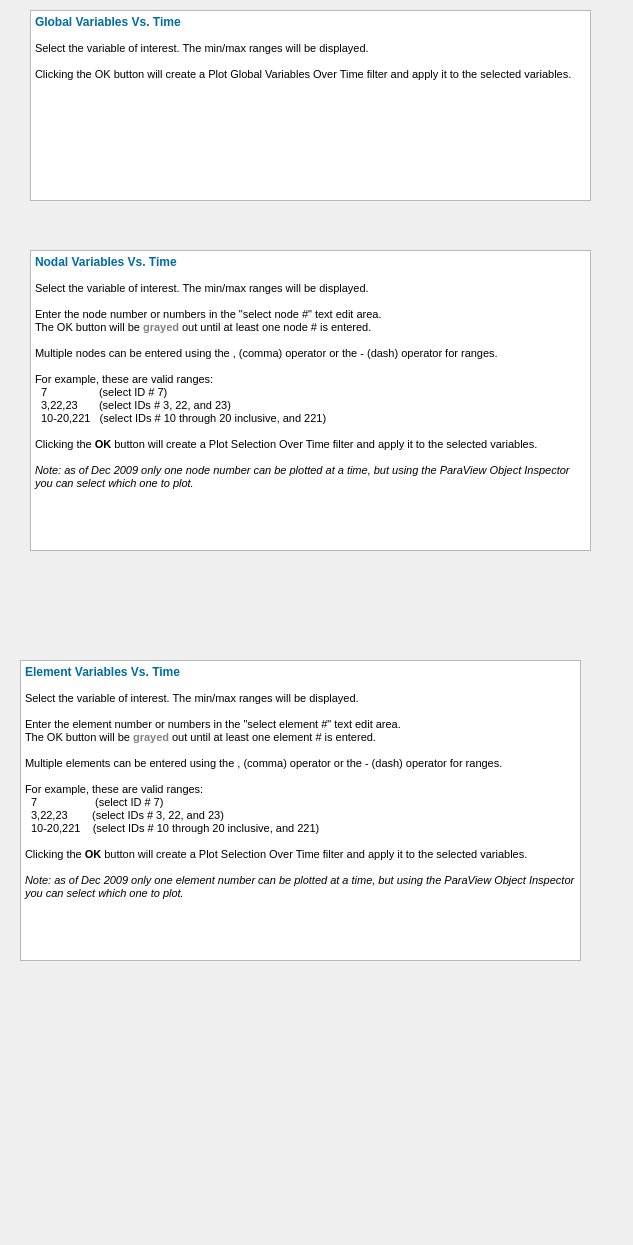
<?xml version="1.0" encoding="UTF-8"?>
<ui version="4.0">
 <class>pqSierraPlotToolsRichTextDocs</class>
 <widget class="QWidget" name="pqSierraPlotToolsRichTextDocs">
  <property name="geometry">
   <rect>
    <x>0</x>
    <y>0</y>
    <width>633</width>
    <height>1245</height>
   </rect>
  </property>
  <property name="windowTitle">
   <string>Form</string>
  </property>
  <widget class="QTextEdit" name="globalVarsVsTimeTextEdit">
   <property name="geometry">
    <rect>
     <x>30</x>
     <y>10</y>
     <width>561</width>
     <height>191</height>
    </rect>
   </property>
   <property name="html">
    <string>&lt;!DOCTYPE HTML PUBLIC &quot;-//W3C//DTD HTML 4.0//EN&quot; &quot;http://www.w3.org/TR/REC-html40/strict.dtd&quot;&gt;
&lt;html&gt;&lt;head&gt;&lt;meta name=&quot;qrichtext&quot; content=&quot;1&quot; /&gt;&lt;style type=&quot;text/css&quot;&gt;
p, li { white-space: pre-wrap; }
&lt;/style&gt;&lt;/head&gt;&lt;body style=&quot; font-family:'MS Shell Dlg 2'; font-size:8.25pt; font-weight:400; font-style:normal;&quot;&gt;
&lt;p style=&quot; margin-top:0px; margin-bottom:0px; margin-left:0px; margin-right:0px; -qt-block-indent:0; text-indent:0px;&quot;&gt;&lt;span style=&quot; font-size:9pt; font-weight:600; color:#006ca2;&quot;&gt;Global Variables Vs. Time&lt;/span&gt;&lt;/p&gt;
&lt;p style=&quot;-qt-paragraph-type:empty; margin-top:0px; margin-bottom:0px; margin-left:0px; margin-right:0px; -qt-block-indent:0; text-indent:0px; font-size:8pt; font-weight:600;&quot;&gt;&lt;/p&gt;
&lt;p style=&quot; margin-top:0px; margin-bottom:0px; margin-left:0px; margin-right:0px; -qt-block-indent:0; text-indent:0px;&quot;&gt;&lt;span style=&quot; font-size:8pt;&quot;&gt;Select the variable of interest. The min/max ranges will be displayed.&lt;/span&gt;&lt;/p&gt;
&lt;p style=&quot;-qt-paragraph-type:empty; margin-top:0px; margin-bottom:0px; margin-left:0px; margin-right:0px; -qt-block-indent:0; text-indent:0px; font-size:8pt;&quot;&gt;&lt;/p&gt;
&lt;p style=&quot; margin-top:0px; margin-bottom:0px; margin-left:0px; margin-right:0px; -qt-block-indent:0; text-indent:0px;&quot;&gt;&lt;span style=&quot; font-size:8pt;&quot;&gt;Clicking the OK button will create a Plot Global Variables Over Time filter and apply it to the selected variables.&lt;/span&gt;&lt;/p&gt;&lt;/body&gt;&lt;/html&gt;</string>
   </property>
  </widget>
  <widget class="QTextEdit" name="nodeVarsVsTimeTextEdit">
   <property name="geometry">
    <rect>
     <x>30</x>
     <y>250</y>
     <width>561</width>
     <height>301</height>
    </rect>
   </property>
   <property name="html">
    <string>&lt;!DOCTYPE HTML PUBLIC &quot;-//W3C//DTD HTML 4.0//EN&quot; &quot;http://www.w3.org/TR/REC-html40/strict.dtd&quot;&gt;
&lt;html&gt;&lt;head&gt;&lt;meta name=&quot;qrichtext&quot; content=&quot;1&quot; /&gt;&lt;style type=&quot;text/css&quot;&gt;
p, li { white-space: pre-wrap; }
&lt;/style&gt;&lt;/head&gt;&lt;body style=&quot; font-family:'MS Shell Dlg 2'; font-size:8.25pt; font-weight:400; font-style:normal;&quot;&gt;
&lt;p style=&quot; margin-top:0px; margin-bottom:0px; margin-left:0px; margin-right:0px; -qt-block-indent:0; text-indent:0px;&quot;&gt;&lt;span style=&quot; font-size:9pt; font-weight:600; color:#006ca2;&quot;&gt;Nodal Variables Vs. Time&lt;/span&gt;&lt;/p&gt;
&lt;p style=&quot;-qt-paragraph-type:empty; margin-top:0px; margin-bottom:0px; margin-left:0px; margin-right:0px; -qt-block-indent:0; text-indent:0px; font-size:8pt;&quot;&gt;&lt;/p&gt;
&lt;p style=&quot; margin-top:0px; margin-bottom:0px; margin-left:0px; margin-right:0px; -qt-block-indent:0; text-indent:0px;&quot;&gt;&lt;span style=&quot; font-size:8pt;&quot;&gt;Select the variable of interest. The min/max ranges will be displayed.&lt;/span&gt;&lt;/p&gt;
&lt;p style=&quot;-qt-paragraph-type:empty; margin-top:0px; margin-bottom:0px; margin-left:0px; margin-right:0px; -qt-block-indent:0; text-indent:0px; font-size:8pt;&quot;&gt;&lt;/p&gt;
&lt;p style=&quot; margin-top:0px; margin-bottom:0px; margin-left:0px; margin-right:0px; -qt-block-indent:0; text-indent:0px;&quot;&gt;&lt;span style=&quot; font-size:8pt;&quot;&gt;Enter the node number or numbers in the &quot;select node #&quot; text edit area.&lt;/span&gt;&lt;/p&gt;
&lt;p style=&quot; margin-top:0px; margin-bottom:0px; margin-left:0px; margin-right:0px; -qt-block-indent:0; text-indent:0px;&quot;&gt;&lt;span style=&quot; font-size:8pt;&quot;&gt;The OK button will be &lt;/span&gt;&lt;span style=&quot; font-size:8pt; font-weight:600; color:#818181;&quot;&gt;grayed&lt;/span&gt;&lt;span style=&quot; font-size:8pt;&quot;&gt; out until at least one node # is entered.&lt;/span&gt;&lt;/p&gt;
&lt;p style=&quot;-qt-paragraph-type:empty; margin-top:0px; margin-bottom:0px; margin-left:0px; margin-right:0px; -qt-block-indent:0; text-indent:0px; font-size:8pt;&quot;&gt;&lt;/p&gt;
&lt;p style=&quot; margin-top:0px; margin-bottom:0px; margin-left:0px; margin-right:0px; -qt-block-indent:0; text-indent:0px;&quot;&gt;&lt;span style=&quot; font-size:8pt;&quot;&gt;Multiple nodes can be entered using the , (comma) operator or the - (dash) operator for ranges.&lt;/span&gt;&lt;/p&gt;
&lt;p style=&quot;-qt-paragraph-type:empty; margin-top:0px; margin-bottom:0px; margin-left:0px; margin-right:0px; -qt-block-indent:0; text-indent:0px; font-size:8pt;&quot;&gt;&lt;/p&gt;
&lt;p style=&quot; margin-top:0px; margin-bottom:0px; margin-left:0px; margin-right:0px; -qt-block-indent:0; text-indent:0px;&quot;&gt;&lt;span style=&quot; font-size:8pt;&quot;&gt;For example, these are valid ranges:&lt;/span&gt;&lt;/p&gt;
&lt;p style=&quot; margin-top:0px; margin-bottom:0px; margin-left:0px; margin-right:0px; -qt-block-indent:0; text-indent:0px;&quot;&gt;&lt;span style=&quot; font-size:8pt;&quot;&gt;  7                 (select ID # 7)&lt;/span&gt;&lt;/p&gt;
&lt;p style=&quot; margin-top:0px; margin-bottom:0px; margin-left:0px; margin-right:0px; -qt-block-indent:0; text-indent:0px;&quot;&gt;&lt;span style=&quot; font-size:8pt;&quot;&gt;  3,22,23       (select IDs # 3, 22, and 23)&lt;/span&gt;&lt;/p&gt;
&lt;p style=&quot; margin-top:0px; margin-bottom:0px; margin-left:0px; margin-right:0px; -qt-block-indent:0; text-indent:0px;&quot;&gt;&lt;span style=&quot; font-size:8pt;&quot;&gt;  10-20,221   (select IDs # 10 through 20 inclusive, and 221)&lt;/span&gt;&lt;/p&gt;
&lt;p style=&quot;-qt-paragraph-type:empty; margin-top:0px; margin-bottom:0px; margin-left:0px; margin-right:0px; -qt-block-indent:0; text-indent:0px; font-size:8pt;&quot;&gt;&lt;/p&gt;
&lt;p style=&quot; margin-top:0px; margin-bottom:0px; margin-left:0px; margin-right:0px; -qt-block-indent:0; text-indent:0px;&quot;&gt;&lt;span style=&quot; font-size:8pt;&quot;&gt;Clicking the &lt;/span&gt;&lt;span style=&quot; font-size:8pt; font-weight:600;&quot;&gt;OK&lt;/span&gt;&lt;span style=&quot; font-size:8pt;&quot;&gt; button will create a Plot Selection Over Time filter and apply it to the selected variables.&lt;/span&gt;&lt;/p&gt;
&lt;p style=&quot;-qt-paragraph-type:empty; margin-top:0px; margin-bottom:0px; margin-left:0px; margin-right:0px; -qt-block-indent:0; text-indent:0px; font-size:8pt;&quot;&gt;&lt;/p&gt;
&lt;p style=&quot; margin-top:0px; margin-bottom:0px; margin-left:0px; margin-right:0px; -qt-block-indent:0; text-indent:0px;&quot;&gt;&lt;span style=&quot; font-size:8pt; font-style:italic;&quot;&gt;Note: as of Dec 2009 only one node number can be plotted at a time, but using the ParaView Object Inspector you can select which one to plot.&lt;/span&gt;&lt;/p&gt;&lt;/body&gt;&lt;/html&gt;</string>
   </property>
  </widget>
  <widget class="QTextEdit" name="elementVarsVsTimeTextEdit">
   <property name="geometry">
    <rect>
     <x>20</x>
     <y>660</y>
     <width>561</width>
     <height>301</height>
    </rect>
   </property>
   <property name="html">
    <string>&lt;!DOCTYPE HTML PUBLIC &quot;-//W3C//DTD HTML 4.0//EN&quot; &quot;http://www.w3.org/TR/REC-html40/strict.dtd&quot;&gt;
&lt;html&gt;&lt;head&gt;&lt;meta name=&quot;qrichtext&quot; content=&quot;1&quot; /&gt;&lt;style type=&quot;text/css&quot;&gt;
p, li { white-space: pre-wrap; }
&lt;/style&gt;&lt;/head&gt;&lt;body style=&quot; font-family:'MS Shell Dlg 2'; font-size:8.25pt; font-weight:400; font-style:normal;&quot;&gt;
&lt;p style=&quot; margin-top:0px; margin-bottom:0px; margin-left:0px; margin-right:0px; -qt-block-indent:0; text-indent:0px;&quot;&gt;&lt;span style=&quot; font-size:9pt; font-weight:600; color:#006ca2;&quot;&gt;Element Variables Vs. Time&lt;/span&gt;&lt;/p&gt;
&lt;p style=&quot;-qt-paragraph-type:empty; margin-top:0px; margin-bottom:0px; margin-left:0px; margin-right:0px; -qt-block-indent:0; text-indent:0px; font-size:8pt;&quot;&gt;&lt;/p&gt;
&lt;p style=&quot; margin-top:0px; margin-bottom:0px; margin-left:0px; margin-right:0px; -qt-block-indent:0; text-indent:0px;&quot;&gt;&lt;span style=&quot; font-size:8pt;&quot;&gt;Select the variable of interest. The min/max ranges will be displayed.&lt;/span&gt;&lt;/p&gt;
&lt;p style=&quot;-qt-paragraph-type:empty; margin-top:0px; margin-bottom:0px; margin-left:0px; margin-right:0px; -qt-block-indent:0; text-indent:0px; font-size:8pt;&quot;&gt;&lt;/p&gt;
&lt;p style=&quot; margin-top:0px; margin-bottom:0px; margin-left:0px; margin-right:0px; -qt-block-indent:0; text-indent:0px;&quot;&gt;&lt;span style=&quot; font-size:8pt;&quot;&gt;Enter the element number or numbers in the &quot;select element #&quot; text edit area.&lt;/span&gt;&lt;/p&gt;
&lt;p style=&quot; margin-top:0px; margin-bottom:0px; margin-left:0px; margin-right:0px; -qt-block-indent:0; text-indent:0px;&quot;&gt;&lt;span style=&quot; font-size:8pt;&quot;&gt;The OK button will be &lt;/span&gt;&lt;span style=&quot; font-size:8pt; font-weight:600; color:#818181;&quot;&gt;grayed&lt;/span&gt;&lt;span style=&quot; font-size:8pt;&quot;&gt; out until at least one element # is entered.&lt;/span&gt;&lt;/p&gt;
&lt;p style=&quot;-qt-paragraph-type:empty; margin-top:0px; margin-bottom:0px; margin-left:0px; margin-right:0px; -qt-block-indent:0; text-indent:0px; font-size:8pt;&quot;&gt;&lt;/p&gt;
&lt;p style=&quot; margin-top:0px; margin-bottom:0px; margin-left:0px; margin-right:0px; -qt-block-indent:0; text-indent:0px;&quot;&gt;&lt;span style=&quot; font-size:8pt;&quot;&gt;Multiple elements can be entered using the , (comma) operator or the - (dash) operator for ranges.&lt;/span&gt;&lt;/p&gt;
&lt;p style=&quot;-qt-paragraph-type:empty; margin-top:0px; margin-bottom:0px; margin-left:0px; margin-right:0px; -qt-block-indent:0; text-indent:0px; font-size:8pt;&quot;&gt;&lt;/p&gt;
&lt;p style=&quot; margin-top:0px; margin-bottom:0px; margin-left:0px; margin-right:0px; -qt-block-indent:0; text-indent:0px;&quot;&gt;&lt;span style=&quot; font-size:8pt;&quot;&gt;For example, these are valid ranges:&lt;/span&gt;&lt;/p&gt;
&lt;p style=&quot; margin-top:0px; margin-bottom:0px; margin-left:0px; margin-right:0px; -qt-block-indent:0; text-indent:0px;&quot;&gt;&lt;span style=&quot; font-size:8pt;&quot;&gt;  7                   (select ID # 7)&lt;/span&gt;&lt;/p&gt;
&lt;p style=&quot; margin-top:0px; margin-bottom:0px; margin-left:0px; margin-right:0px; -qt-block-indent:0; text-indent:0px;&quot;&gt;&lt;span style=&quot; font-size:8pt;&quot;&gt;  3,22,23        (select IDs # 3, 22, and 23)&lt;/span&gt;&lt;/p&gt;
&lt;p style=&quot; margin-top:0px; margin-bottom:0px; margin-left:0px; margin-right:0px; -qt-block-indent:0; text-indent:0px;&quot;&gt;&lt;span style=&quot; font-size:8pt;&quot;&gt;  10-20,221    (select IDs # 10 through 20 inclusive, and 221)&lt;/span&gt;&lt;/p&gt;
&lt;p style=&quot;-qt-paragraph-type:empty; margin-top:0px; margin-bottom:0px; margin-left:0px; margin-right:0px; -qt-block-indent:0; text-indent:0px; font-size:8pt;&quot;&gt;&lt;/p&gt;
&lt;p style=&quot; margin-top:0px; margin-bottom:0px; margin-left:0px; margin-right:0px; -qt-block-indent:0; text-indent:0px;&quot;&gt;&lt;span style=&quot; font-size:8pt;&quot;&gt;Clicking the &lt;/span&gt;&lt;span style=&quot; font-size:8pt; font-weight:600;&quot;&gt;OK&lt;/span&gt;&lt;span style=&quot; font-size:8pt;&quot;&gt; button will create a Plot Selection Over Time filter and apply it to the selected variables.&lt;/span&gt;&lt;/p&gt;
&lt;p style=&quot;-qt-paragraph-type:empty; margin-top:0px; margin-bottom:0px; margin-left:0px; margin-right:0px; -qt-block-indent:0; text-indent:0px; font-size:8pt;&quot;&gt;&lt;/p&gt;
&lt;p style=&quot; margin-top:0px; margin-bottom:0px; margin-left:0px; margin-right:0px; -qt-block-indent:0; text-indent:0px;&quot;&gt;&lt;span style=&quot; font-size:8pt; font-style:italic;&quot;&gt;Note: as of Dec 2009 only one element number can be plotted at a time, but using the ParaView Object Inspector you can select which one to plot.&lt;/span&gt;&lt;/p&gt;&lt;/body&gt;&lt;/html&gt;</string>
   </property>
  </widget>
 </widget>
 <resources/>
 <connections/>
</ui>
